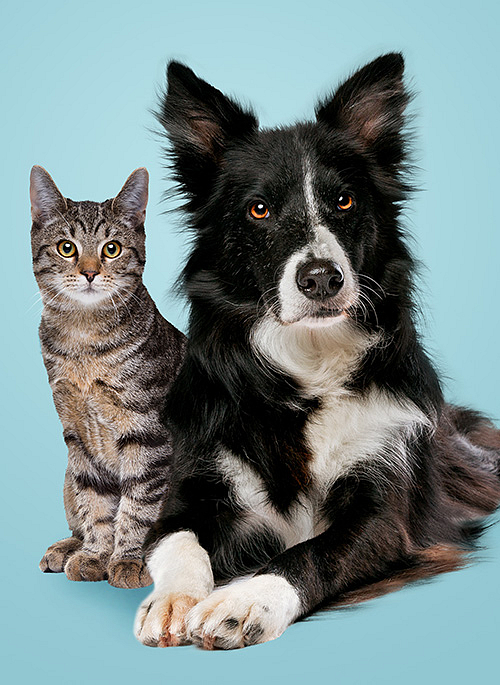
#> input picture Pascal_VOC_annotation/cat_dog.jpg, 500 x 685 px, found by its file name
$ python test.py
#> lines starting #> are read from the running program, lines starting #| are printed output that depends on the picture
from PIL import Image
from PIL import ImageDraw
import xml.etree.ElementTree as ET

# Path to the annotated image
image_path = 'C:/Users/Roshil/Downloads/Week2/cat_dog.jpg'

# Loading the image
image = Image.open(image_path)
#> image is the input picture: PIL image 500x685 RGB; mean R, G, B 118.6, 136.1, 136.9

# Creating a drawing context
draw = ImageDraw.Draw(image)

# Path to the annotated XML file
xml_file_path = 'C:/Users/Roshil/Downloads/Week2/cat_dog.xml'  # Update with your XML file path

# Parse the XML annotation file
tree = ET.parse(xml_file_path)
#> (reads Pascal_VOC_annotation/cat_dog.xml from the repository)
root = tree.getroot()

# Defining colors for drawing bounding boxes and labels
box_color = (0, 255, 0)  # Green color (R, G, B)
label_color = (255, 255, 255)  # White color (R, G, B)

# Iterate through object elements and draw bounding boxes and labels
for obj in root.findall('object'):
    class_name = obj.find('name').text
    bbox = obj.find('bndbox')
    xmin = int(bbox.find('xmin').text)
    ymin = int(bbox.find('ymin').text)
    xmax = int(bbox.find('xmax').text)
    ymax = int(bbox.find('ymax').text)

    # Drawing the bounding box
    draw.rectangle([xmin, ymin, xmax, ymax], outline=box_color)

    # Calculate label position
    label_x = xmin
    label_y = ymin - 15  # Adjust for label position above the bounding box

    # Drawing the label
    draw.text((label_x, label_y), class_name, fill=label_color)

# Showing the annotated image
image.show()
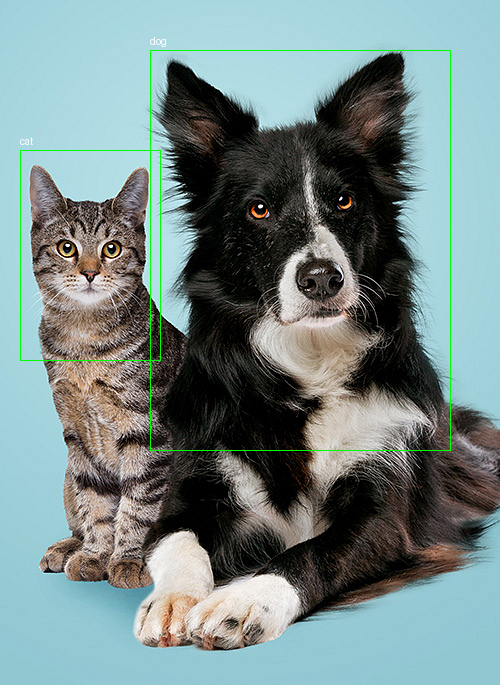
#> shown: PIL image 500x685 RGB; mean R, G, B 117.8, 136.6, 135.8
